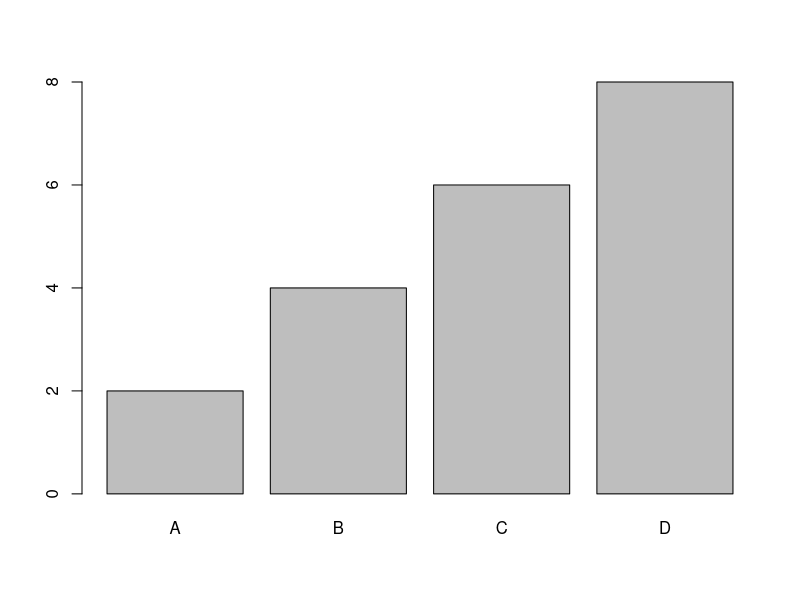
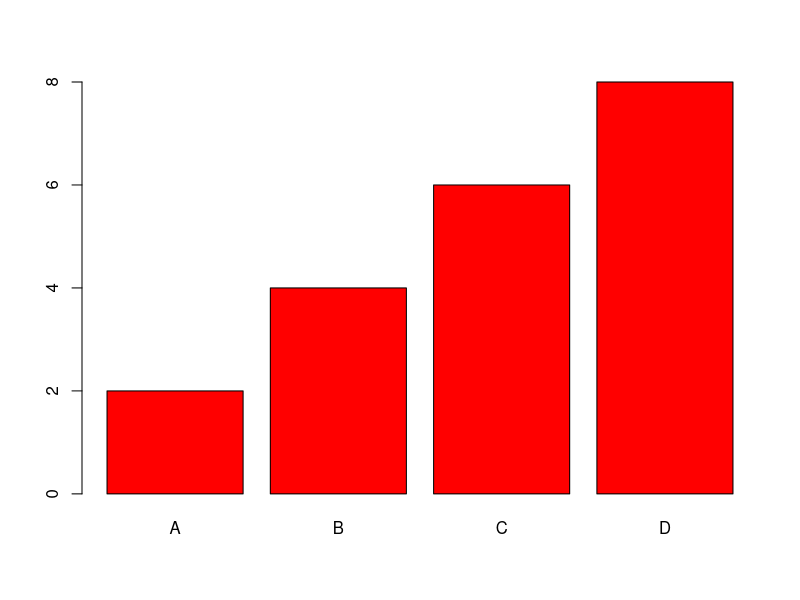
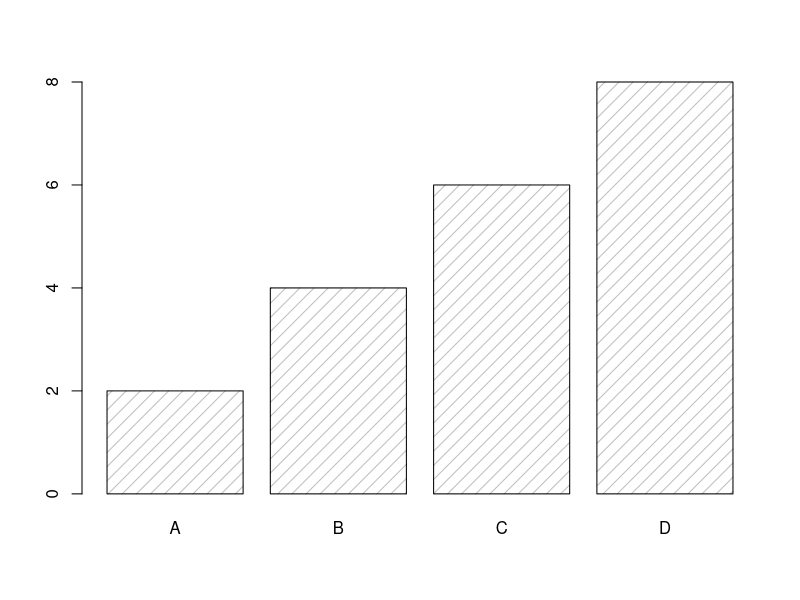
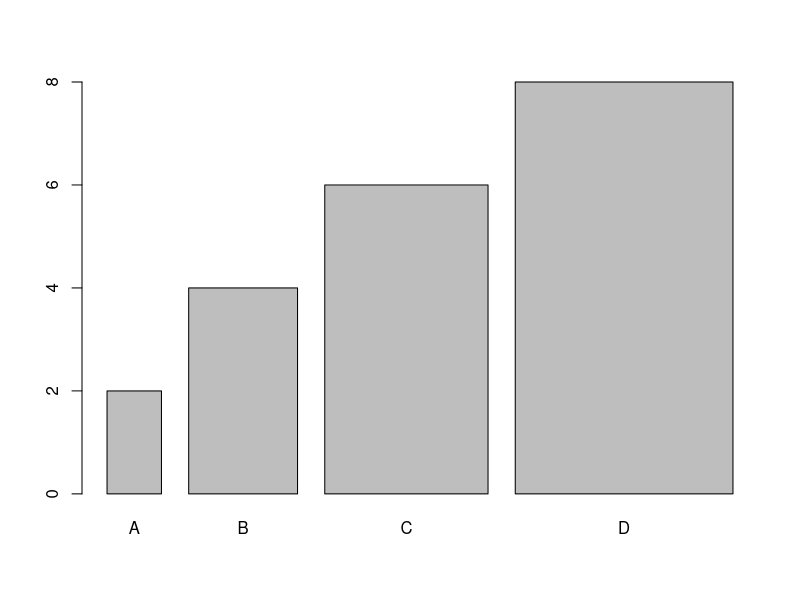
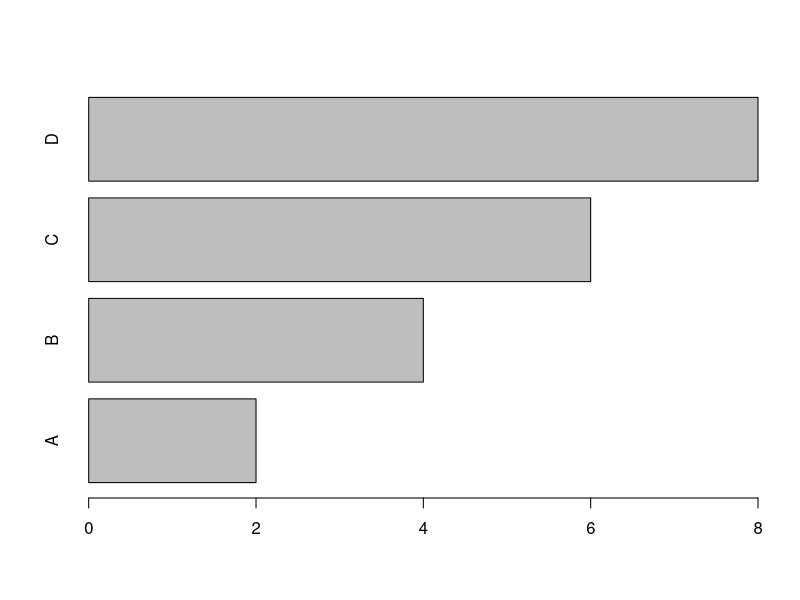

Recreate these plots in R, in order.
#creating bar charts
x <- c("A", "B", "C", "D")
y <- c(2, 4, 6, 8)
barplot(y, names.arg = x)

#bar color
x <- c("A", "B", "C", "D")
y <- c(2, 4, 6, 8)
barplot(y, names.arg = x, col = "red")

#Density / Bar Texture.
x <- c("A", "B", "C", "D")
y <- c(2, 4, 6, 8)
barplot(y, names.arg = x, density = 10)

#Bar Width.
x <- c("A", "B", "C", "D")
y <- c(2, 4, 6, 8)
barplot(y, names.arg = x, width = c(1, 2, 3, 4))

#horizontal bars
x <- c("A", "B", "C", "D")
y <- c(2, 4, 6, 8)
barplot(y, names.arg = x, horiz = TRUE)